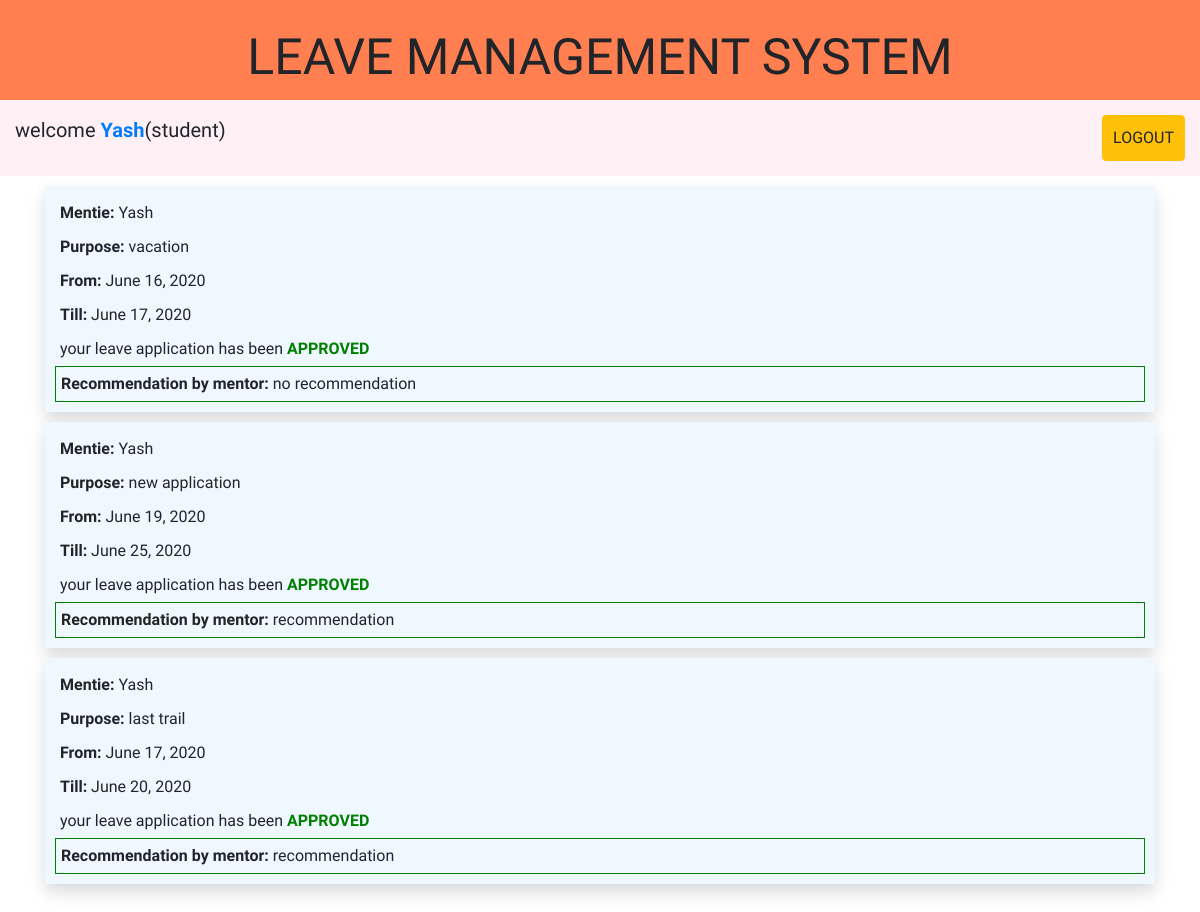
The page /your-applications/ (signed in) on the database its author committed.
### core/models.py (models this page shows, shortened)
class UserProfile(AbstractBaseUser):
    email = models.EmailField(max_length=255, unique=True)
    name = models.CharField(max_length=255)
    is_active = models.BooleanField(default=True)
    is_staff = models.BooleanField(default=False)
    is_student = models.BooleanField(default=False)
    is_mentor = models.BooleanField(default=False)
    is_warden = models.BooleanField(default=False)
    objects = UserProfileManager()
    USERNAME_FIELD = 'email'
    REQUIRED_FIELDS = ['name', ]

class Applications(models.Model):
    mentor = models.ForeignKey(
        Mentor, on_delete=models.CASCADE)
    student = models.ForeignKey(
        Student, on_delete=models.CASCADE)
    purpose = models.TextField()
    date_from = models.DateField()
    till_date = models.DateField()
    approved = models.BooleanField(default=False)
    parent_approval = models.BooleanField(default=False)
    rejected = models.BooleanField(default=False)
    parent_rejection = models.BooleanField(default=False)
    left_hostel = models.BooleanField(default=False)
    returned_hostel = models.BooleanField(default=False)
    living_date = models.DateTimeField(auto_now_add=True, blank=True)
    returning_date = models.DateTimeField(auto_now_add=True, blank=True)
    is_delayed = models.BooleanField(default=False)
    reason = models.TextField()
    recommendation = models.TextField()
    message_to_parent = models.TextField()

class Student(models.Model):
    user = models.OneToOneField(UserProfile, on_delete=models.CASCADE)
    mentor = models.ForeignKey(Mentor, on_delete=models.CASCADE)

### core/views.py (the view)
# urls.py: path('your-applications/', students_previous_app_status,
@login_required
@student_required
def students_previous_app_status(request):
    applications = Applications.objects.filter(
        student=Student.objects.get(user=request.user))
    return render(request, 'main/previous_applications.html', {
        'applications': applications
    })

### templates/main/previous_applications.html (shortened to what this page needs)
{% extends 'base.html' %}
{% block students_previous_applications %}
    {% if applications %}
        <div class="student-applications container" style="margin-bottom: 50px">
            {% for leave in applications %}
                <div class="request-box shadow" data-aos="fade-up">
                    <div><span><b>Mentie:</b>  </span>{{ leave.student.user.name }}</div>
                    <div><span><b>Purpose:</b>  </span>{{ leave.purpose }}</div>
                    <div><b>From:</b> {{ leave.date_from }}</div>
                    <div><b>Till:</b> {{ leave.till_date }}</div>
                    {% if leave.approved and leave.parent_approval %}
                        <div class="accepted-req">
                            your leave application has been <b style="color:green;">APPROVED</b>
                        </div>
                        {% if leave.recommendation %}
                            <div class="rec-by-mentor" style="border: 1.5px solid green"><span><b>Recommendation by mentor:</b>  </span>{{ leave.recommendation }}</div>
                        {% endif %}
                    {% elif leave.approved and leave.parent_rejection %}
                        <div style="color:red">
                            The leave request was approved by your mentor but denied by your parent.<br>
                            <span style="color:orange !important"><b>NOTE:</b> You change the decision by changing the parents decision.</span>
                        </div>
                    {% else %}
                        <div><b>Status:</b><span style="color:orange"> Pending...</span></div>
                    {% endif %}
                </div>
            {% endfor %}
        </div>
    {% else %}
        <h1>Nothing to show</h1>
    {% endif %}
{% endblock students_previous_applications %}

### templates/base.html (shortened to what this page needs)
<!DOCTYPE html>
<html lang="en">
{% load crispy_forms_tags %}
<head>
    {% load static %}
    <link href="{% static 'css/style.css' %}" rel="stylesheet" type="text/css">
    <link rel="stylesheet" href="https://stackpath.bootstrapcdn.com/bootstrap/4.5.0/css/bootstrap.min.css">
    <link rel="stylesheet" href="https://cdnjs.cloudflare.com/ajax/libs/font-awesome/4.7.0/css/font-awesome.min.css">
    <link href="https://unpkg.com/aos@2.3.1/dist/aos.css" rel="stylesheet" />
</head>
<body>
    <div class="header shadow-lg">
        LEAVE MANAGEMENT SYSTEM
    </div>
    {% if user.is_authenticated %}
        {% if user.is_student %}
            <div class="logged-in-nav">
                <span> welcome <b><a href="{% url 'student-view' %}">{{ user.name }}</a></b>(student) </span>
                <a class="btn btn-warning" href="{% url 'logout' %}" style="padding:10px;">LOGOUT</a>
            </div>
            {% block students_previous_applications %}
            {% endblock students_previous_applications %}
        {% endif %}
    {% else %}
        {% block home %}
        {% endblock home %}
        {% block parent_approval %}
        {% endblock parent_approval %}
    {% endif %}
</body>
</html>

### static/css/style.css (style rules this page uses)
* { box-sizing: border-box; margin: 0; padding: 0; font-family: 'Ubuntu', sans-serif; }
a { text-decoration: none; }
.header { height: 100px; text-align: center; font-size: 50px; padding: 20px; background: coral; }
.logged-in-nav { padding: 15px; display: flex; justify-content: space-between; align-content: center; background: lavenderblush; }
.logged-in-nav span { font-size: 20px; }
.logged-in-nav span b { color: crimson; }
.request-box, .mail-response { display: flex; flex-direction: column; margin-top: 10px; padding: 10px; background: aliceblue; }
.request-box>div { padding: 5px; }

### rows shown on the page
UserProfile: name "Yash"
Applications: student.user.name "Yash", purpose "vacation", date_from "June 16, 2020", till_date "June 17, 2020", recommendation "no recommendation"
Applications: student.user.name "Yash", purpose "new application", date_from "June 19, 2020", till_date "June 25, 2020", recommendation "recommendation"
Applications: student.user.name "Yash", purpose "last trail", date_from "June 17, 2020", till_date "June 20, 2020", recommendation "recommendation"
